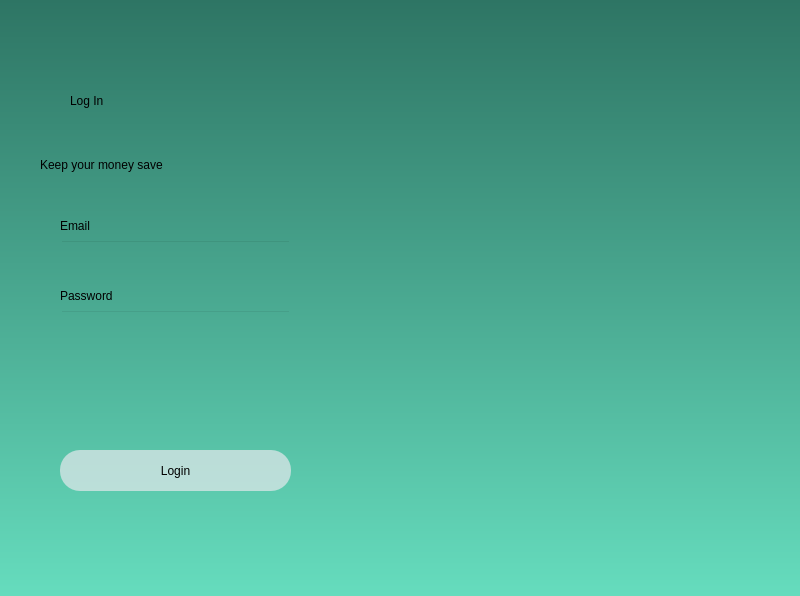
<?xml version="1.0" encoding="UTF-8"?>
<ui version="4.0">
 <class>Dialog</class>
 <widget class="QDialog" name="Dialog">
  <property name="geometry">
   <rect>
    <x>0</x>
    <y>0</y>
    <width>800</width>
    <height>596</height>
   </rect>
  </property>
  <property name="windowTitle">
   <string>Dialog</string>
  </property>
  <widget class="QWidget" name="WelcomeWidget" native="true">
   <property name="geometry">
    <rect>
     <x>0</x>
     <y>0</y>
     <width>800</width>
     <height>600</height>
    </rect>
   </property>
   <property name="styleSheet">
    <string notr="true">QWidget#WelcomeWidget{
	border-image: url(:/DeWatermark.ai_1705767171229.png);
background-color: qlineargradient(spread:pad, x1:0, y1:0, x2:0, y2:1, stop:0 rgba(46, 117, 100, 255), stop:1 rgba(102, 221, 190, 255))}</string>
   </property>
   <widget class="QLabel" name="label_login">
    <property name="geometry">
     <rect>
      <x>70</x>
      <y>60</y>
      <width>181</width>
      <height>81</height>
     </rect>
    </property>
    <property name="styleSheet">
     <string notr="true">font: 36pt &quot;Tahoma&quot;;
color:black;
</string>
    </property>
    <property name="text">
     <string>Log In</string>
    </property>
   </widget>
   <widget class="QLabel" name="label_DSP">
    <property name="geometry">
     <rect>
      <x>40</x>
      <y>140</y>
      <width>251</width>
      <height>50</height>
     </rect>
    </property>
    <property name="styleSheet">
     <string notr="true">font: 15pt &quot;MS Shell Dlg 2&quot;;
color: black;</string>
    </property>
    <property name="text">
     <string>Keep your money save</string>
    </property>
   </widget>
   <widget class="QPushButton" name="login_btn">
    <property name="geometry">
     <rect>
      <x>60</x>
      <y>450</y>
      <width>231</width>
      <height>41</height>
     </rect>
    </property>
    <property name="styleSheet">
     <string notr="true">border-radius:20px;
background-color: rgba(229, 232, 236,0.7);

font: 14pt &quot;Tahoma&quot;;
</string>
    </property>
    <property name="text">
     <string>Login</string>
    </property>
   </widget>
   <widget class="QLineEdit" name="EmailLine">
    <property name="geometry">
     <rect>
      <x>60</x>
      <y>240</y>
      <width>231</width>
      <height>41</height>
     </rect>
    </property>
    <property name="styleSheet">
     <string notr="true">background-color:rgba(0,0,0,0);
font: 12pt &quot;MS Shell Dlg 2&quot;;</string>
    </property>
   </widget>
   <widget class="QLabel" name="label_3">
    <property name="geometry">
     <rect>
      <x>60</x>
      <y>210</y>
      <width>71</width>
      <height>31</height>
     </rect>
    </property>
    <property name="styleSheet">
     <string notr="true">font: 10pt &quot;Dubai&quot;;</string>
    </property>
    <property name="text">
     <string>Email</string>
    </property>
   </widget>
   <widget class="QLabel" name="label_4">
    <property name="geometry">
     <rect>
      <x>60</x>
      <y>280</y>
      <width>71</width>
      <height>31</height>
     </rect>
    </property>
    <property name="styleSheet">
     <string notr="true">font: 10pt &quot;Dubai&quot;;</string>
    </property>
    <property name="text">
     <string>Password</string>
    </property>
   </widget>
   <widget class="QLineEdit" name="PasswordLine">
    <property name="geometry">
     <rect>
      <x>60</x>
      <y>310</y>
      <width>231</width>
      <height>41</height>
     </rect>
    </property>
    <property name="styleSheet">
     <string notr="true">background-color:rgba(0,0,0,0);
font: 12pt &quot;MS Shell Dlg 2&quot;;</string>
    </property>
   </widget>
   <widget class="QLabel" name="label_invalid_line">
    <property name="geometry">
     <rect>
      <x>60</x>
      <y>350</y>
      <width>221</width>
      <height>21</height>
     </rect>
    </property>
    <property name="styleSheet">
     <string notr="true">font: 10pt &quot;MS Shell Dlg 2&quot;; color:red;</string>
    </property>
    <property name="text">
     <string/>
    </property>
   </widget>
  </widget>
 </widget>
 <resources>
  <include location="../../Downloads/res.qrc"/>
  <include location="res.qrc"/>
 </resources>
 <connections/>
</ui>
